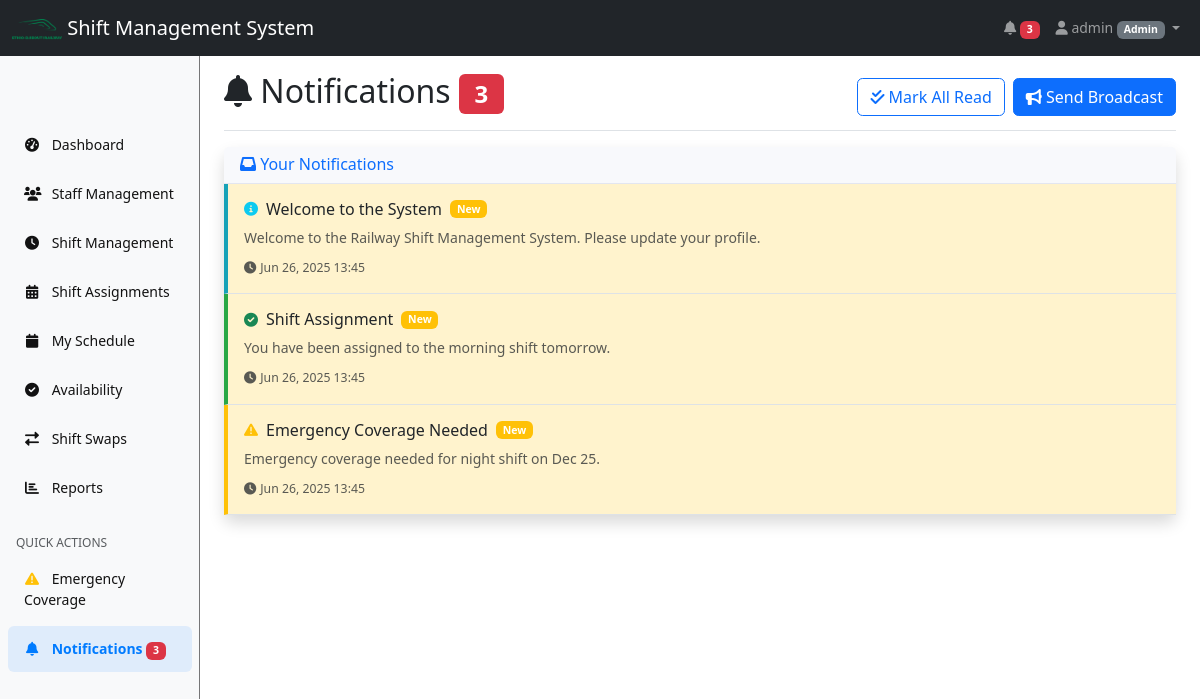
Screenshot of /notifications.php (signed in) with the database file from the repository.
### tables this page shows
CREATE TABLE notifications (
    id INT AUTO_INCREMENT PRIMARY KEY,
    user_id INT NOT NULL,
    title VARCHAR(255) NOT NULL,
    message TEXT NOT NULL,
    type ENUM('info', 'warning', 'success', 'danger') DEFAULT 'info',
    is_read BOOLEAN DEFAULT FALSE,
    created_at TIMESTAMP DEFAULT CURRENT_TIMESTAMP,
    FOREIGN KEY (user_id) REFERENCES users(id) ON DELETE CASCADE
);

### classes/Notification.php (called while the page is built, shortened)
<?php
class Notification {
    private $conn;
    private $table_name = "notifications";
    public function __construct($db) {
        $this->conn = $db;
    }
    public function getUserNotifications($user_id, $limit = 50) {
        $query = "SELECT * FROM " . $this->table_name . "
                  WHERE user_id = ?
                  ORDER BY created_at DESC
                  LIMIT ?";
        $stmt = $this->conn->prepare($query);
        $stmt->bindParam(1, $user_id);
        $stmt->bindParam(2, $limit, PDO::PARAM_INT);
        $stmt->execute();
        return $stmt;
    }
    public function getUnreadCount($user_id) {
        $query = "SELECT COUNT(*) as count FROM " . $this->table_name . "
                  WHERE user_id = ? AND is_read = FALSE";
        $stmt = $this->conn->prepare($query);
        $stmt->bindParam(1, $user_id);
        $stmt->execute();
        $result = $stmt->fetch(PDO::FETCH_ASSOC);
        return $result['count'];
    }
}
?>

### config/session.php (called while the page is built, shortened)
<?php
function hasAnyRole($roles) {
    return isset($_SESSION['role']) && in_array($_SESSION['role'], $roles);
}
?>

### notifications.php (the view, shortened to what this page needs)
<?php
require_once 'config/session.php';
require_once 'classes/Notification.php';
$database = new Database();
$db = $database->getConnection();
$notification = new Notification($db);
$notifications = $notification->getUserNotifications($_SESSION['user_id']);
?>
<!DOCTYPE html>
<html lang="en">
<head>
    <link href="https://cdn.jsdelivr.net/npm/bootstrap@5.3.0/dist/css/bootstrap.min.css" rel="stylesheet">
    <link href="https://cdnjs.cloudflare.com/ajax/libs/font-awesome/6.0.0/css/all.min.css" rel="stylesheet">
    <link href="assets/css/style.css" rel="stylesheet">
</head>
<body>
    <?php include 'includes/navbar.php'; ?>
    <div class="container-fluid">
        <div class="row">
            <?php include 'includes/sidebar.php'; ?>
            <main class="col-md-9 ms-sm-auto col-lg-10 px-md-4">
                <div class="d-flex justify-content-between flex-wrap flex-md-nowrap align-items-center pt-3 pb-2 mb-3 border-bottom">
                    <h1 class="h2">
                        <i class="fas fa-bell"></i> Notifications
                        <?php if ($unread_count > 0): ?>
                        <span class="badge bg-danger"><?php echo $unread_count; ?></span>
                        <?php endif; ?>
                    </h1>
                    <div class="btn-toolbar mb-2 mb-md-0">
                        <?php if ($unread_count > 0): ?>
                        <button type="button" class="btn btn-outline-primary me-2" onclick="markAllRead()">
                            <i class="fas fa-check-double"></i> Mark All Read
                        </button>
                        <?php endif; ?>
                        <?php if (hasAnyRole(['admin', 'supervisor'])): ?>
                        <button type="button" class="btn btn-primary" data-bs-toggle="modal" data-bs-target="#broadcastModal">
                            <i class="fas fa-bullhorn"></i> Send Broadcast
                        </button>
                        <?php endif; ?>
                    </div>
                </div>
                <div class="card shadow">
                    <div class="card-header">
                        <h6 class="m-0 font-weight-bold text-primary">
                            <i class="fas fa-inbox"></i> Your Notifications
                        </h6>
                    </div>
                    <div class="card-body p-0">
                        <?php
                        $notifications_data = $notifications->fetchAll(PDO::FETCH_ASSOC);
                        if (count($notifications_data) > 0) {
                            foreach ($notifications_data as $notif) {
                                $unread_class = !$notif['is_read'] ? 'unread' : '';
                                $type_class = 'type-' . $notif['type'];
                                $icon_class = '';
                                switch ($notif['type']) {
                                    case 'info': $icon_class = 'fas fa-info-circle text-info'; break;
                                    case 'success': $icon_class = 'fas fa-check-circle text-success'; break;
                                    case 'warning': $icon_class = 'fas fa-exclamation-triangle text-warning'; break;
                                }
                                echo "<div class='notification-item p-3 border-bottom {$unread_class} {$type_class}' id='notification-{$notif['id']}'>";
                                echo "<div class='d-flex justify-content-between align-items-start'>";
                                echo "<div class='flex-grow-1'>";
                                echo "<div class='d-flex align-items-center mb-2'>";
                                echo "<i class='{$icon_class} me-2'></i>";
                                echo "<h6 class='mb-0'>" . htmlspecialchars($notif['title']) . "</h6>";
                                if (!$notif['is_read']) {
                                    echo "<span class='badge bg-warning ms-2'>New</span>";
                                }
                                echo "</div>";
                                echo "<p class='mb-2 text-muted'>" . htmlspecialchars($notif['message']) . "</p>";
                                echo "<small class='text-muted'>";
                                echo "<i class='fas fa-clock me-1'></i>";
                                echo date('M d, Y H:i', strtotime($notif['created_at']));
                                echo "</small>";
                                echo "</div>";
                                echo "</div>";
                                echo "</div>";
                            }
                        } else {
                            echo "<div class='p-4 text-center text-muted'>";
                            echo "<i class='fas fa-bell-slash fa-3x mb-3'></i>";
                            echo "<h5>No Notifications</h5>";
                            echo "<p>You don't have any notifications at this time.</p>";
                            echo "</div>";
                        }
                        ?>
                    </div>
                </div>
            </main>
        </div>
    </div>
</body>
</html>

### includes/navbar.php (shortened to what this page needs)
<nav class="navbar navbar-expand-lg navbar-dark bg-dark fixed-top">
    <div class="container-fluid">
        <a class="navbar-brand" href="index.php">
             <img src="assets/img/logo.png" alt="Railway Logo" class="img-fluid" style="max-width: 50px;">
             Shift Management System
        </a>
        <div class="collapse navbar-collapse" id="navbarNav">
            <ul class="navbar-nav ms-auto">
                <li class="nav-item">
                    <a class="nav-link" href="notifications.php">
                        <i class="fas fa-bell"></i>
                        <?php
                        require_once 'classes/Notification.php';
                        $database = new Database();
                        $db = $database->getConnection();
                        $notification = new Notification($db);
                        $unread_count = $notification->getUnreadCount($_SESSION['user_id']);
                        if ($unread_count > 0) {
                            echo '<span class="badge bg-danger">' . $unread_count . '</span>';
                        }
                        ?>
                    </a>
                </li>
                <li class="nav-item dropdown">
                    <a class="nav-link dropdown-toggle" href="#" id="navbarDropdown" role="button" data-bs-toggle="dropdown">
                        <i class="fas fa-user"></i> <?php echo $_SESSION['username']; ?>
                        <span class="badge bg-secondary"><?php echo ucfirst($_SESSION['role']); ?></span>
                    </a>
                </li>
            </ul>
        </div>
    </div>
</nav>

### includes/sidebar.php
<nav id="sidebarMenu" class="col-md-3 col-lg-2 d-md-block bg-light sidebar collapse">
    <div class="position-sticky pt-3">
        <ul class="nav flex-column">
            <li class="nav-item">
                <a class="nav-link active" href="index.php">
                    <i class="fas fa-tachometer-alt"></i> Dashboard
                </a>
            </li>
            <?php if (hasAnyRole(['admin', 'supervisor'])): ?>
            <li class="nav-item">
                <a class="nav-link" href="staff.php">
                    <i class="fas fa-users"></i> Staff Management
                </a>
            </li>
            <li class="nav-item">
                <a class="nav-link" href="shifts.php">
                    <i class="fas fa-clock"></i> Shift Management
                </a>
            </li>
            <li class="nav-item">
                <a class="nav-link" href="assignments.php">
                    <i class="fas fa-calendar-alt"></i> Shift Assignments
                </a>
            </li>
            <?php endif; ?>
            <li class="nav-item">
                <a class="nav-link" href="schedule.php">
                    <i class="fas fa-calendar"></i> My Schedule
                </a>
            </li>
            <li class="nav-item">
                <a class="nav-link" href="availability.php">
                    <i class="fas fa-check-circle"></i> Availability
                </a>
            </li>
            <li class="nav-item">
                <a class="nav-link" href="swap_requests.php">
                    <i class="fas fa-exchange-alt"></i> Shift Swaps
                </a>
            </li>
            <?php if (hasAnyRole(['admin', 'supervisor'])): ?>
            <li class="nav-item">
                <a class="nav-link" href="reports.php">
                    <i class="fas fa-chart-bar"></i> Reports
                </a>
            </li>
            <?php endif; ?>
        </ul>
        <h6 class="sidebar-heading d-flex justify-content-between align-items-center px-3 mt-4 mb-1 text-muted">
            <span>Quick Actions</span>
        </h6>
        <ul class="nav flex-column mb-2">
            <li class="nav-item">
                <a class="nav-link" href="emergency.php">
                    <i class="fas fa-exclamation-triangle text-warning"></i> Emergency Coverage
                </a>
            </li>
            <li class="nav-item">
                <a class="nav-link" href="notifications.php">
                    <i class="fas fa-bell"></i> Notifications
                    <span class="badge bg-danger">3</span>
                </a>
            </li>
        </ul>
    </div>
</nav>

### assets/css/style.css (style rules this page uses)
body { font-size: 0.875rem; padding-top: 56px; }
.sidebar { position: fixed; top: 56px; bottom: 0; left: 0; z-index: 100; padding: 48px 0 0; box-shadow: inset -1px 0 0 rgba(40, 41, 40, 0.623); }
.sidebar .nav-link { font-weight: 500; color: hsl(0, 0%, 7%); padding: 0.75rem 1rem; border-radius: 0.375rem; margin: 0.125rem 0.5rem; transition: all 0.15s ease-in-out; }
.sidebar .nav-link.active { color: #007bff; background-color: rgba(0, 123, 255, 0.1); font-weight: 600; }
.sidebar .nav-link i { margin-right: 0.5rem; width: 16px; text-align: center; }
.sidebar-heading { font-size: .75rem; text-transform: uppercase; }
.card { border: none; border-radius: 0.5rem; box-shadow: 0 0.15rem 1.75rem 0 rgba(58, 59, 69, 0.15); }
.card-header { background-color: #f8f9fc; border-bottom: 1px solid #e3e6f0; }
.btn { border-radius: 0.35rem; font-weight: 500; }

### notifications.php (style rules this page uses)
.notification-item { transition: all 0.3s ease; border-left: 4px solid transparent; }
.notification-item.unread { background-color: #fff3cd; border-left-color: #ffc107; }
.notification-item.type-info { border-left-color: #17a2b8; }
.notification-item.type-success { border-left-color: #28a745; }
.notification-item.type-warning { border-left-color: #ffc107; }

### rows the page displays
notifications: title "Welcome to the System", is_read "New", message "Welcome to the Railway Shift Management System. Please update your profile.", created_at "Jun 26, 2025 13:45"
notifications: title "Shift Assignment", is_read "New", message "You have been assigned to the morning shift tomorrow.", created_at "Jun 26, 2025 13:45"
notifications: title "Emergency Coverage Needed", is_read "New", message "Emergency coverage needed for night shift on Dec 25.", created_at "Jun 26, 2025 13:45"

### other values shown
$unread_count "3"
$_SESSION['username'] "admin"
$_SESSION['role'] "Admin"
